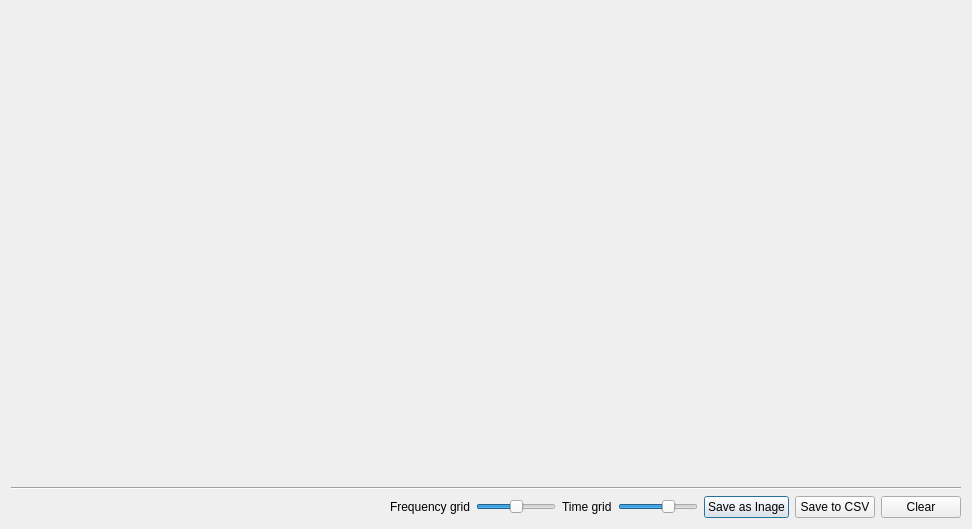
<?xml version="1.0" encoding="UTF-8"?>
<ui version="4.0">
 <class>FreqTimePlotDialog</class>
 <widget class="QDialog" name="FreqTimePlotDialog">
  <property name="geometry">
   <rect>
    <x>0</x>
    <y>0</y>
    <width>972</width>
    <height>529</height>
   </rect>
  </property>
  <property name="windowTitle">
   <string>Frequency vs Time</string>
  </property>
  <layout class="QVBoxLayout" name="verticalLayout">
   <item>
    <widget class="MyPeakPlot" name="plotPeak" native="true">
     <property name="sizePolicy">
      <sizepolicy hsizetype="Preferred" vsizetype="Preferred">
       <horstretch>0</horstretch>
       <verstretch>1</verstretch>
      </sizepolicy>
     </property>
     <property name="cursor">
      <cursorShape>ArrowCursor</cursorShape>
     </property>
     <property name="styleSheet">
      <string notr="true"/>
     </property>
    </widget>
   </item>
   <item>
    <widget class="Line" name="line">
     <property name="orientation">
      <enum>Qt::Horizontal</enum>
     </property>
    </widget>
   </item>
   <item>
    <layout class="QHBoxLayout" name="horizontalLayout_4">
     <item>
      <spacer name="horizontalSpacer">
       <property name="orientation">
        <enum>Qt::Horizontal</enum>
       </property>
       <property name="sizeType">
        <enum>QSizePolicy::Expanding</enum>
       </property>
       <property name="sizeHint" stdset="0">
        <size>
         <width>556</width>
         <height>20</height>
        </size>
       </property>
      </spacer>
     </item>
     <item>
      <layout class="QHBoxLayout" name="horizontalLayout_2">
       <item>
        <widget class="QLabel" name="label_57">
         <property name="text">
          <string>Frequency grid</string>
         </property>
         <property name="alignment">
          <set>Qt::AlignCenter</set>
         </property>
        </widget>
       </item>
       <item>
        <widget class="QSlider" name="horizontalSliderGridFreqtimeV">
         <property name="sizePolicy">
          <sizepolicy hsizetype="Preferred" vsizetype="Fixed">
           <horstretch>0</horstretch>
           <verstretch>0</verstretch>
          </sizepolicy>
         </property>
         <property name="minimumSize">
          <size>
           <width>80</width>
           <height>0</height>
          </size>
         </property>
         <property name="toolTip">
          <string>&lt;html&gt;&lt;head/&gt;&lt;body&gt;&lt;p&gt;Value grid divisions&lt;/p&gt;&lt;/body&gt;&lt;/html&gt;</string>
         </property>
         <property name="minimum">
          <number>-4</number>
         </property>
         <property name="maximum">
          <number>-2</number>
         </property>
         <property name="pageStep">
          <number>1</number>
         </property>
         <property name="value">
          <number>-3</number>
         </property>
         <property name="orientation">
          <enum>Qt::Horizontal</enum>
         </property>
        </widget>
       </item>
       <item>
        <layout class="QHBoxLayout" name="horizontalLayout_3">
         <item>
          <widget class="QLabel" name="label">
           <property name="text">
            <string>Time grid</string>
           </property>
          </widget>
         </item>
         <item>
          <widget class="QSlider" name="horizontalSliderGridFreqtimeH">
           <property name="sizePolicy">
            <sizepolicy hsizetype="Preferred" vsizetype="Fixed">
             <horstretch>0</horstretch>
             <verstretch>0</verstretch>
            </sizepolicy>
           </property>
           <property name="minimumSize">
            <size>
             <width>80</width>
             <height>0</height>
            </size>
           </property>
           <property name="toolTip">
            <string>&lt;html&gt;&lt;head/&gt;&lt;body&gt;&lt;p&gt;Time grid divisions&lt;/p&gt;&lt;/body&gt;&lt;/html&gt;</string>
           </property>
           <property name="minimum">
            <number>-5</number>
           </property>
           <property name="maximum">
            <number>-2</number>
           </property>
           <property name="pageStep">
            <number>1</number>
           </property>
           <property name="value">
            <number>-3</number>
           </property>
           <property name="sliderPosition">
            <number>-3</number>
           </property>
           <property name="orientation">
            <enum>Qt::Horizontal</enum>
           </property>
          </widget>
         </item>
         <item>
          <widget class="QPushButton" name="pushButtonSaveImage">
           <property name="text">
            <string>Save as Inage</string>
           </property>
           <property name="icon">
            <iconset resource="resources.qrc">
             <normaloff>:/images/icons/export.png</normaloff>:/images/icons/export.png</iconset>
           </property>
          </widget>
         </item>
         <item>
          <widget class="QPushButton" name="pushButtonEXportFreqTimeCSV">
           <property name="toolTip">
            <string>&lt;html&gt;&lt;head/&gt;&lt;body&gt;&lt;p&gt;Export to CSV&lt;/p&gt;&lt;p&gt;Refer to export page for settings&lt;/p&gt;&lt;/body&gt;&lt;/html&gt;</string>
           </property>
           <property name="text">
            <string>Save to CSV</string>
           </property>
           <property name="icon">
            <iconset resource="resources.qrc">
             <normaloff>:/images/icons/export.png</normaloff>:/images/icons/export.png</iconset>
           </property>
           <property name="iconSize">
            <size>
             <width>16</width>
             <height>16</height>
            </size>
           </property>
          </widget>
         </item>
         <item>
          <widget class="QPushButton" name="pushButtonPeakPlotClear">
           <property name="toolTip">
            <string>&lt;html&gt;&lt;head/&gt;&lt;body&gt;&lt;p&gt;Clear plot&lt;/p&gt;&lt;/body&gt;&lt;/html&gt;</string>
           </property>
           <property name="text">
            <string>Clear</string>
           </property>
           <property name="icon">
            <iconset resource="resources.qrc">
             <normaloff>:/images/icons/cross.png</normaloff>:/images/icons/cross.png</iconset>
           </property>
           <property name="iconSize">
            <size>
             <width>16</width>
             <height>16</height>
            </size>
           </property>
          </widget>
         </item>
        </layout>
       </item>
      </layout>
     </item>
    </layout>
   </item>
  </layout>
 </widget>
 <customwidgets>
  <customwidget>
   <class>MyPeakPlot</class>
   <extends>QWidget</extends>
   <header>plots/mypeakplot.h</header>
   <container>1</container>
   <slots>
    <slot>setGridHintY(int)</slot>
    <slot>setGridHintX(int)</slot>
   </slots>
  </customwidget>
 </customwidgets>
 <resources>
  <include location="resources.qrc"/>
 </resources>
 <connections/>
</ui>
